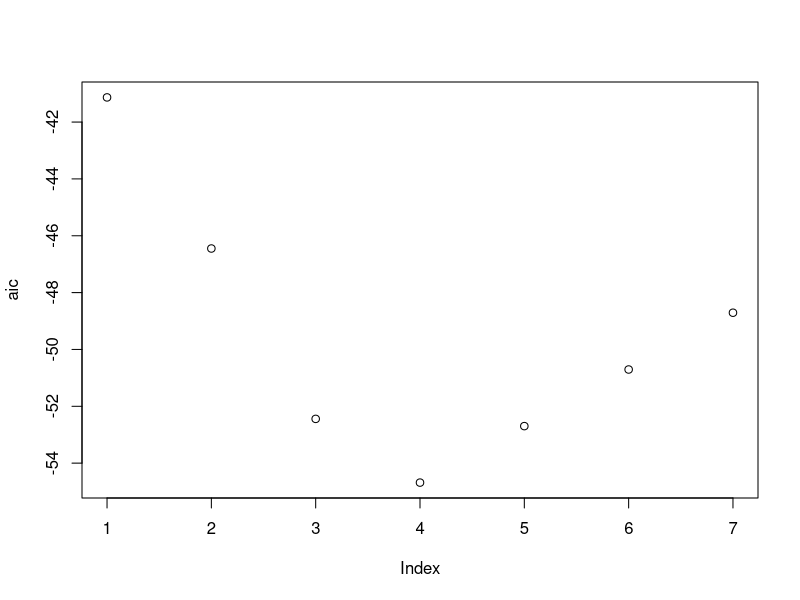
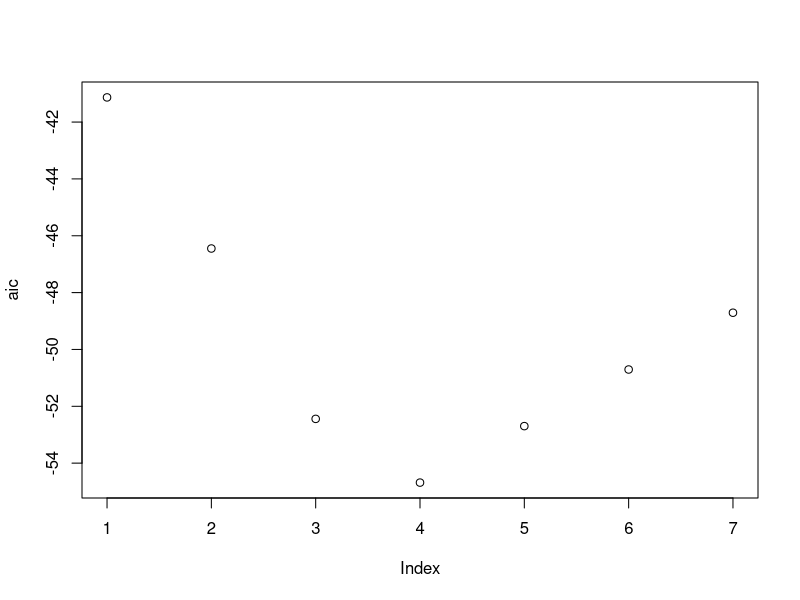
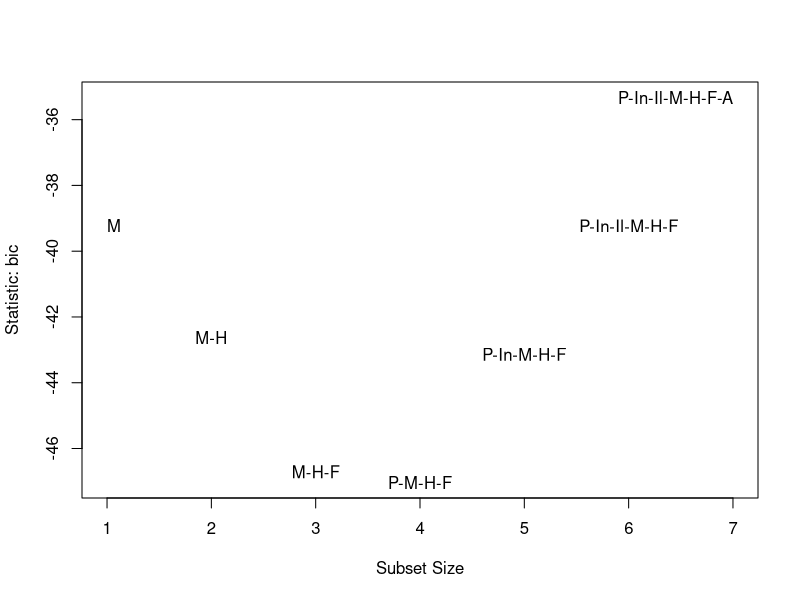
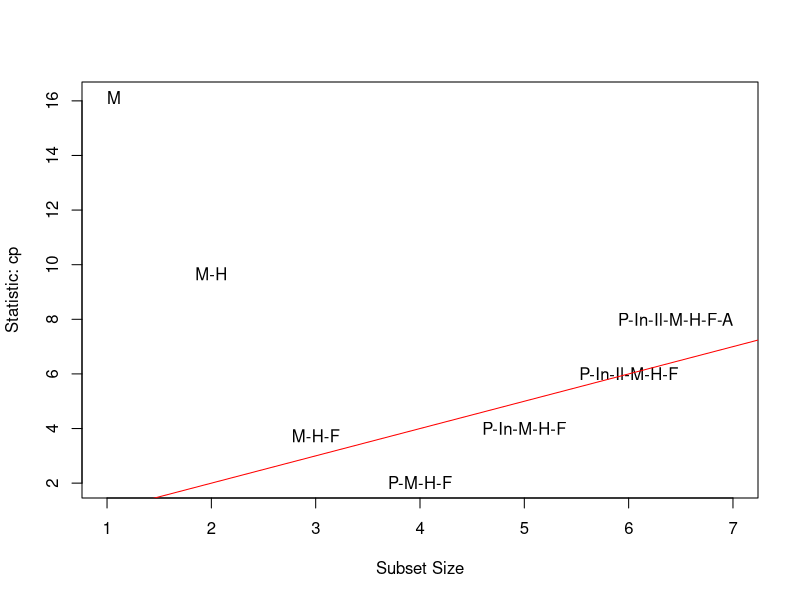
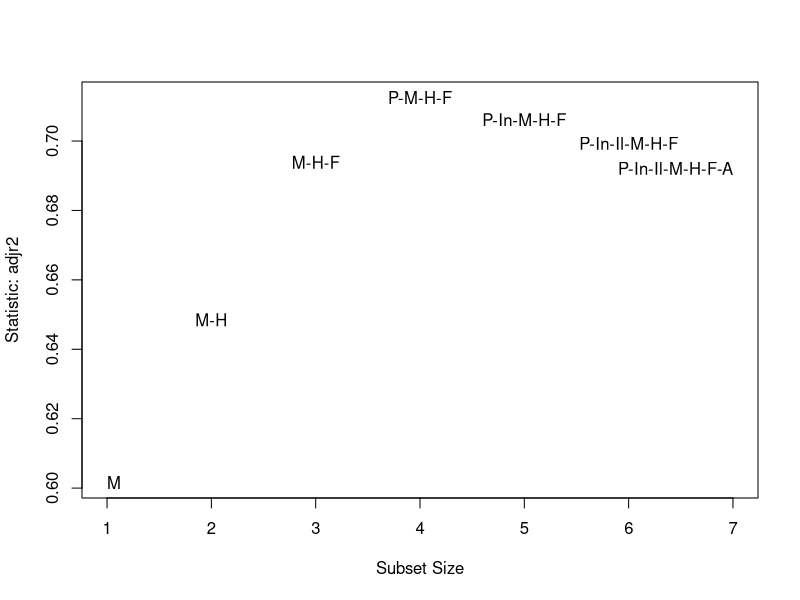
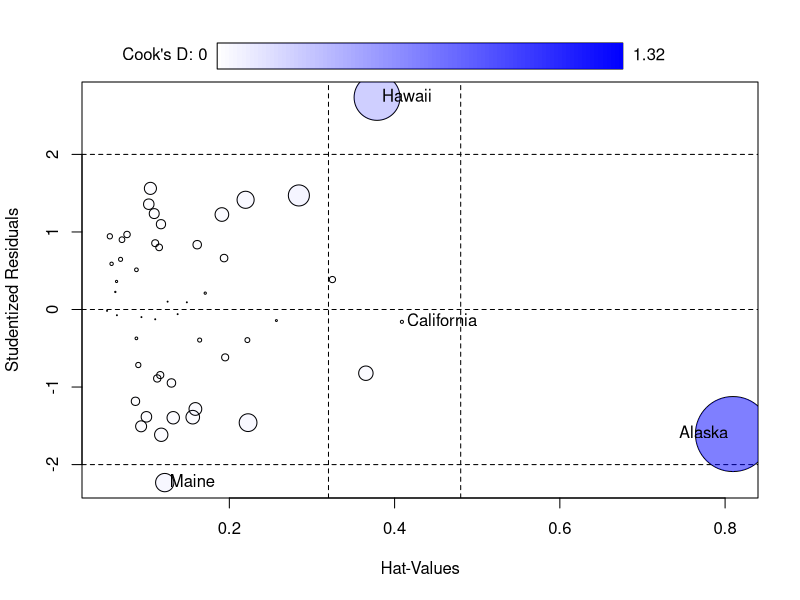

R code for these plots, in order:
## ---- chunk 1
knitr::opts_chunk$set(fig.align = 'center')
## ---- chunk 2
statedata = data.frame(state.x77)
lmod_full <- lm(Life.Exp ~ ., data = statedata)
knitr::kable(summary(lmod_full)$coefficients)
## ---- chunk 3
lmod <- lm(Life.Exp ~ .-Area, data = statedata)
knitr::kable(summary(lmod)$coefficients)
## ---- chunk 4
lmod <- update(lmod,. ~ . - Illiteracy)
knitr::kable(summary(lmod)$coefficients)
## ---- chunk 5
lmod <- update(lmod,. ~ . - Income)
knitr::kable(summary(lmod)$coefficients)
## ---- chunk 6
lmod <- update(lmod,. ~ . - Population)
knitr::kable(summary(lmod)$coefficients)
## ---- chunk 7
summary(lmod_full)$r.squared
summary(lmod)$r.squared
summary(lmod_full)$adj.r.squared
summary(lmod)$adj.r.squared
## ---- chunk 8
knitr::kable(summary(lm(Life.Exp ~ Illiteracy + Murder + Frost, statedata))$coefficients)
## ---- chunk 9
knitr::kable(summary(lm(Life.Exp ~ Illiteracy + Murder + Frost, statedata))$coefficients)
## ---- chunk 10
library(leaps)
b <- regsubsets(Life.Exp ~ ., data = statedata)
rs <- summary(b) # summarize model that minimizes RSS for each p
knitr::kable(rs$which) # best subset models (in terms of RSS)
## ---- chunk 11
p = 1:7
aic <- rs$bic + p*(2-log(50))
plot(aic)
## ---- chunk 12
p = 1:7
aic <- rs$bic + p*(2-log(50))
plot(aic)
## ---- chunk 13
car::subsets(b, abbrev = 1, legend = F)
## ---- chunk 14
car::subsets(b, abbrev = 1, legend = F, statistic = 'cp')
abline(0,1,col='red')
## ---- chunk 15
car::subsets(b, abbrev = 1, legend = F, statistic = 'adjr2')
abline(0,1,col='red')
## ---- chunk 16
step_model = step(lmod_full, direction = 'both')
## ---- chunk 17
anova(step_model)
## ---- chunk 18
library(caret)
# define training/test (control) data
cv_10fold <- trainControl(method="cv", number = 10) # 10-fold crossvalidation train/test data
cv_loo <- trainControl(method="LOOCV") # leave-one-out crossvalidation train/test data
f1 = Life.Exp ~ . # formula for full model
f2 = Life.Exp~Population + Murder + HS.Grad + Frost 
modela <- train(f1, data = statedata, trControl=cv_10fold, method = "lm")
modelb <- train(f2, data = statedata, trControl=cv_10fold, method = "lm")
## ---- chunk 19
print(modela)
## ---- chunk 20
print(modelb)
## ---- chunk 21
modelc <- train(f1, data = statedata, trControl=cv_loo, method = "lm")
print(modelc) # full, loo
## ---- chunk 22
modeld <- train(f2, data = statedata, trControl=cv_loo, method = "lm")
print(modeld) # reduced, loo
## ---- chunk 23
lmod = lm(Life.Exp ~.,data = statedata)
car::influencePlot(lmod)
## ---- chunk 24
b <- regsubsets(Life.Exp ~., data = statedata, subset = (state.abb!="AK"))
rs <- summary(b)
rs$which[which.max(rs$adjr), ]
